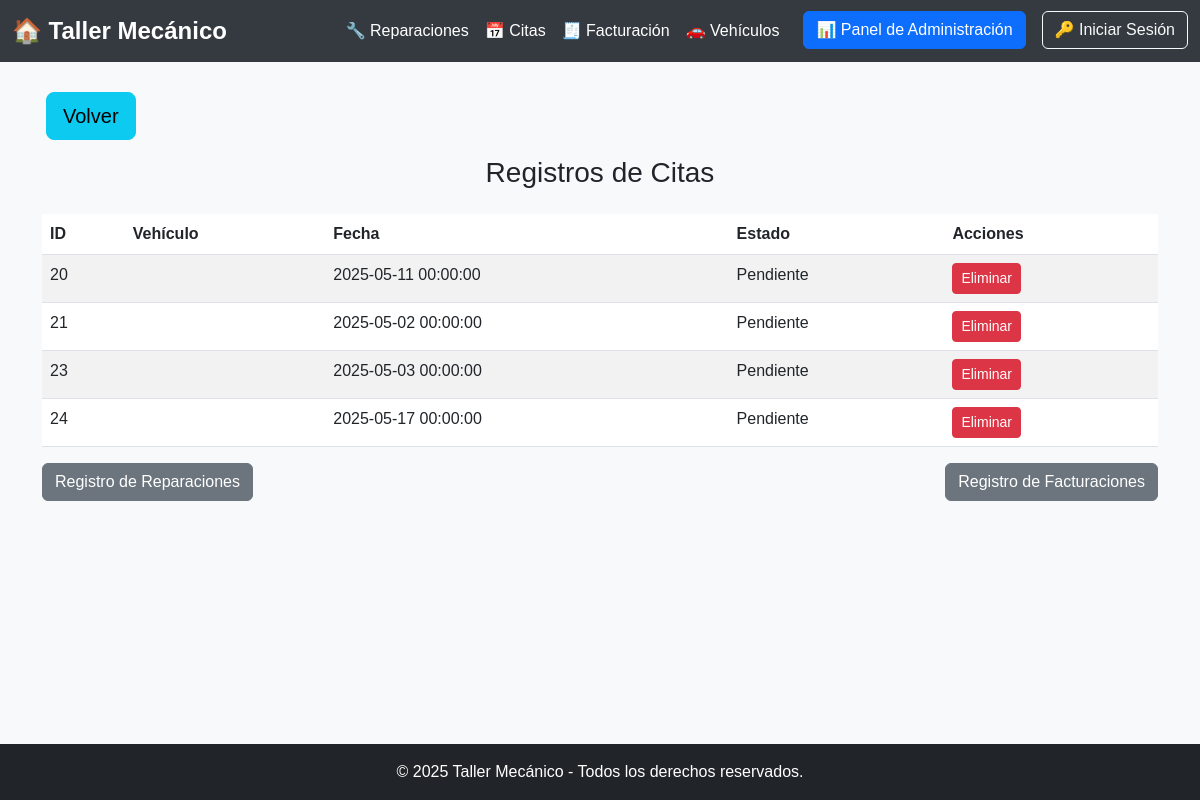
/taller_mecanico/citas_registro.php, run on the app's committed database.
### tables this page shows
CREATE TABLE `citas` (
  `ID` int(11) NOT NULL,
  `Usuario_ID` varchar(50) NOT NULL,
  `Vehiculo_ID` varchar(50) NOT NULL,
  `Fecha_Cita` datetime NOT NULL,
  `Estado` enum('Pendiente','Confirmada','Cancelada','Completada') DEFAULT 'Pendiente',
  `Comentarios` text DEFAULT NULL
);

### taller_mecanico/citas_registro.php (the view, shortened to what this page needs)
<?php
include 'conexion.php';
include 'header.php';
?>
<div class="container">
    <a href="admin_panel.php" class="btn btn-info btn-lg mx-1 mb-3">Volver</a>
    <h3 class="text-center mb-4">Registros de Citas</h3>
    <table class="table table-striped">
        <thead>
            <tr>
                <th>ID</th>
                <th>Vehículo</th>
                <th>Fecha</th>
                <th>Estado</th>
                <th>Acciones</th>
            </tr>
        </thead>
        <tbody>
            <?php
            $query = "SELECT * FROM citas";
            $result = $conn->query($query);
            if ($result->num_rows > 0) {
                while ($row = $result->fetch_assoc()) {
                    ?>
                    <tr id="row-<?= $row['ID'] ?>">
                        <td><?= $row['ID'] ?></td>
                        <td><?= $row['Vehiculo_ID'] ?></td>
                        <td><?= $row['Fecha_Cita'] ?></td>
                        <td><?= $row['Estado'] ?></td>
                        <td>
                            <button class="btn btn-danger btn-sm" onclick="eliminar(<?= $row['ID'] ?>, 'cita')">Eliminar</button>
                        </td>
                    </tr>
                    <?php
                }
            } else {
                echo "<tr><td colspan='6' class='text-center'>No hay citas registradas.</td></tr>";
            }
            ?>
        </tbody>
    </table>
    <div class="d-flex justify-content-between mb-3">
    <a href="reparaciones_registro.php" class="btn btn-secondary">Registro de Reparaciones</a>
    <a href="facturaciones_registro.php" class="btn btn-secondary">Registro de Facturaciones</a>
    </div>
</div>
<?php include 'footer.php'; ?>

### taller_mecanico/css/styles.css (style rules this page uses)
body { font-family: Arial, sans-serif; background-color: #f8f9fa; margin: 0; padding: 0; }
.container { margin-top: 30px; }
.container { animation: fadeIn 1s ease-in-out; }

### taller_mecanico/footer.php (style rules this page uses)
body { display: flex; flex-direction: column; min-height: 100vh; }
.container { flex: 1; }

### data on the page
citas: ID "20", Fecha_Cita "2025-05-11 00:00:00", Estado "Pendiente"
citas: ID "21", Fecha_Cita "2025-05-02 00:00:00", Estado "Pendiente"
citas: ID "23", Fecha_Cita "2025-05-03 00:00:00", Estado "Pendiente"
citas: ID "24", Fecha_Cita "2025-05-17 00:00:00", Estado "Pendiente"
